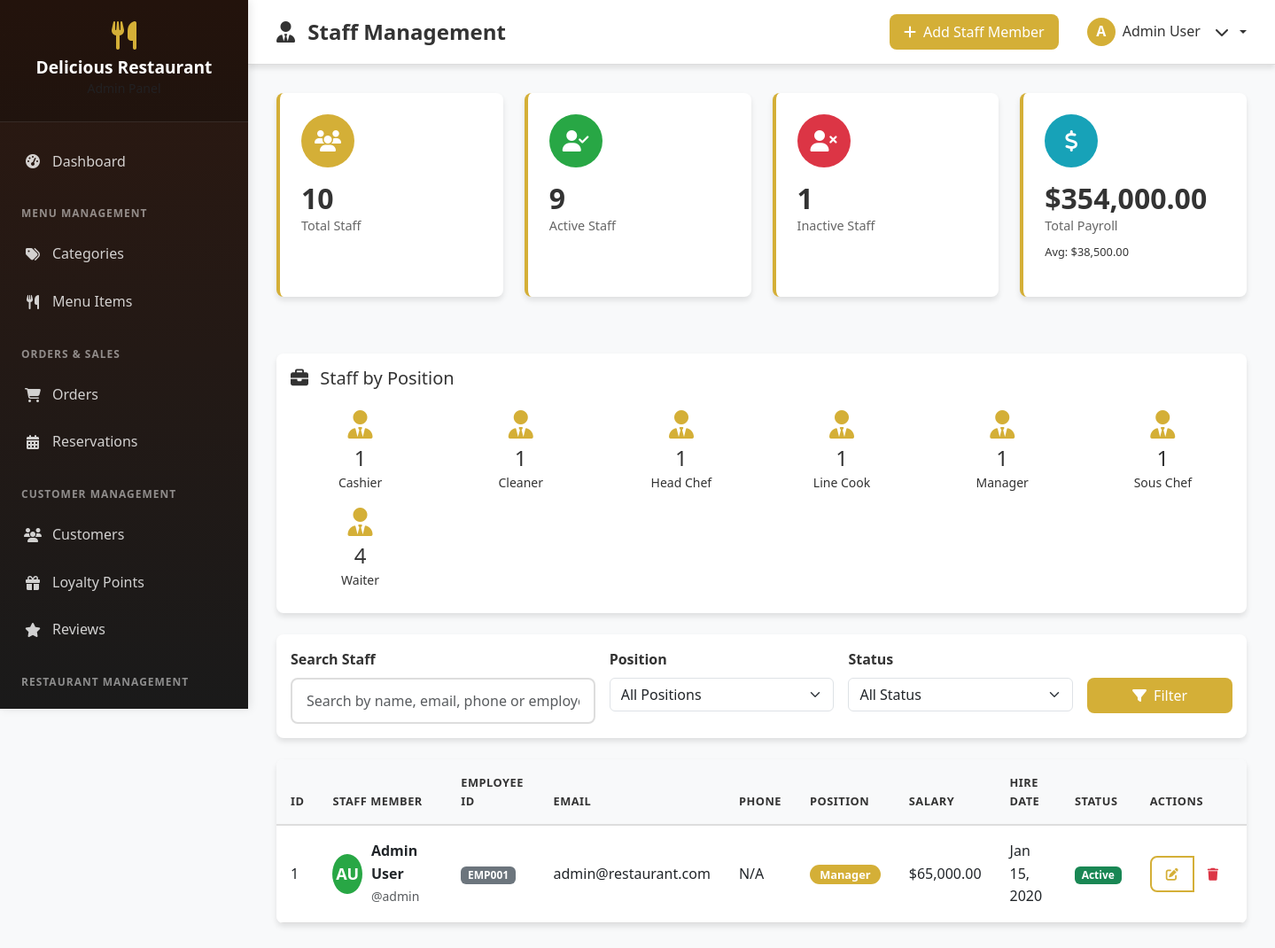
The page /admin/staff.php (signed in) on the database its author committed.
### tables this page shows
CREATE TABLE staff (
    id INT PRIMARY KEY AUTO_INCREMENT,
    user_id INT NOT NULL,
    employee_id VARCHAR(20) UNIQUE NOT NULL,
    position VARCHAR(50) NOT NULL,
    hire_date DATE NOT NULL,
    salary DECIMAL(10,2),
    is_active BOOLEAN DEFAULT TRUE,
    created_at TIMESTAMP DEFAULT CURRENT_TIMESTAMP,
    FOREIGN KEY (user_id) REFERENCES users(id) ON DELETE CASCADE
);

CREATE TABLE users (
    id INT PRIMARY KEY AUTO_INCREMENT,
    username VARCHAR(50) UNIQUE NOT NULL,
    email VARCHAR(100) UNIQUE NOT NULL,
    password_hash VARCHAR(255) NOT NULL,
    first_name VARCHAR(50) NOT NULL,
    last_name VARCHAR(50) NOT NULL,
    phone VARCHAR(20),
    user_type ENUM('admin', 'customer') NOT NULL DEFAULT 'customer',
    is_active BOOLEAN DEFAULT TRUE,
    created_at TIMESTAMP DEFAULT CURRENT_TIMESTAMP,
    updated_at TIMESTAMP DEFAULT CURRENT_TIMESTAMP ON UPDATE CURRENT_TIMESTAMP
);

### includes/config.php (called while the page is built, shortened)
<?php
function formatPrice($price) {
    return '$' . number_format((float)$price, 2);
}
?>

### admin/staff.php (the view, shortened to what this page needs)
<?php
require_once '../includes/config.php';
$conn = getDBConnection();
$search = $_GET['search'] ?? '';
$query = "
    SELECT u.*, s.employee_id, s.position, s.salary, s.hire_date, s.is_active
    FROM users u
    JOIN staff s ON u.id = s.user_id
    WHERE 1=1
";
$params = [];
$query .= " ORDER BY s.hire_date DESC";
$stmt = $conn->prepare($query);
$stmt->execute($params);
$staff_members = $stmt->fetchAll();
$stats_stmt = $conn->query("
    SELECT
        COUNT(*) as total_staff,
        SUM(CASE WHEN is_active = 1 THEN 1 ELSE 0 END) as active_staff,
        SUM(CASE WHEN is_active = 0 THEN 1 ELSE 0 END) as inactive_staff,
        AVG(salary) as avg_salary,
        SUM(CASE WHEN is_active = 1 THEN salary ELSE 0 END) as total_payroll
    FROM staff
");
$stats = $stats_stmt->fetch();
$positions_stmt = $conn->query("
    SELECT position, COUNT(*) as count
    FROM staff
    GROUP BY position
");
$position_distribution = $positions_stmt->fetchAll(PDO::FETCH_KEY_PAIR);
?>
<!DOCTYPE html>
<html lang="en">
<head>
    <link href="https://cdn.jsdelivr.net/npm/bootstrap@5.3.0/dist/css/bootstrap.min.css" rel="stylesheet">
    <link href="https://cdnjs.cloudflare.com/ajax/libs/font-awesome/6.4.0/css/all.min.css" rel="stylesheet">
    <link href="../assets/css/admin.css" rel="stylesheet">
</head>
<body>
    <?php
    $header_actions = '
        <button class="btn btn-primary" onclick="openAddModal()">
            <i class="fas fa-plus me-2"></i>Add Staff Member
        </button>';
    ?>
    <div class="admin-wrapper">
        <?php include 'includes/sidebar.php'; ?>
        <div class="admin-content">
            <?php include 'includes/header.php'; ?>
            <main class="main-content">
                <div class="row mb-4">
                    <div class="col-lg-3 col-md-6 mb-3">
                        <div class="stats-card">
                            <div class="stats-icon primary">
                                <i class="fas fa-users"></i>
                            </div>
                            <h3 class="stats-number"><?php echo $stats['total_staff']; ?></h3>
                            <p class="stats-label">Total Staff</p>
                        </div>
                    </div>
                    <div class="col-lg-3 col-md-6 mb-3">
                        <div class="stats-card">
                            <div class="stats-icon success">
                                <i class="fas fa-user-check"></i>
                            </div>
                            <h3 class="stats-number"><?php echo $stats['active_staff']; ?></h3>
                            <p class="stats-label">Active Staff</p>
                        </div>
                    </div>
                    <div class="col-lg-3 col-md-6 mb-3">
                        <div class="stats-card">
                            <div class="stats-icon danger">
                                <i class="fas fa-user-times"></i>
                            </div>
                            <h3 class="stats-number"><?php echo $stats['inactive_staff']; ?></h3>
                            <p class="stats-label">Inactive Staff</p>
                        </div>
                    </div>
                    <div class="col-lg-3 col-md-6 mb-3">
                        <div class="stats-card">
                            <div class="stats-icon info">
                                <i class="fas fa-dollar-sign"></i>
                            </div>
                            <h3 class="stats-number"><?php echo formatPrice($stats['total_payroll']); ?></h3>
                            <p class="stats-label">Total Payroll</p>
                            <p class="stats-change">
                                Avg: <?php echo formatPrice($stats['avg_salary']); ?>
                            </p>
                        </div>
                    </div>
                </div>
                <div class="row mb-4">
                    <div class="col-12">
                        <div class="data-table">
                            <div class="p-3">
                                <h5 class="mb-3">
                                    <i class="fas fa-briefcase me-2"></i>
                                    Staff by Position
                                </h5>
                                <div class="row text-center">
                                    <?php if (!empty($position_distribution)): ?>
                                        <?php foreach ($position_distribution as $position => $count): ?>
                                            <div class="col-md-2 col-sm-4 col-6">
                                                <div class="p-2">
                                                    <i class="fas fa-user-tie fa-2x text-primary mb-2"></i>
                                                    <h4 class="mb-0"><?php echo $count; ?></h4>
                                                    <small><?php echo htmlspecialchars($position); ?></small>
                                                </div>
                                            </div>
                                        <?php endforeach; ?>
                                    <?php else: ?>
                                        <div class="col-12">
                                            <p class="text-muted">No staff members yet</p>
                                        </div>
                                    <?php endif; ?>
                                </div>
                            </div>
                        </div>
                    </div>
                </div>
                <div class="data-table mb-4">
                    <div class="p-3">
                        <form method="GET" class="row g-3">
                            <div class="col-md-4">
                                <label class="form-label">Search Staff</label>
                                <input type="text" name="search" class="form-control"
                                       placeholder="Search by name, email, phone or employee ID..."
                                       value="<?php echo htmlspecialchars($search); ?>">
                            </div>
                            <div class="col-md-3">
                                <label class="form-label">Position</label>
                                <select name="position" class="form-select">
                                    <option value="">All Positions</option>
                                </select>
                            </div>
                            <div class="col-md-3">
                                <label class="form-label">Status</label>
                                <select name="status" class="form-select">
                                    <option value="">All Status</option>
                                </select>
                            </div>
                            <div class="col-md-2">
                                <label class="form-label">&nbsp;</label>
                                <button type="submit" class="btn btn-primary w-100">
                                    <i class="fas fa-filter me-2"></i>Filter
                                </button>
                            </div>
                        </form>
                    </div>
                </div>
                <div class="data-table">
                    <div class="table-responsive">
                        <table class="table table-hover mb-0">
                            <thead>
                                <tr>
                                    <th>ID</th>
                                    <th>Staff Member</th>
                                    <th>Employee ID</th>
                                    <th>Email</th>
                                    <th>Phone</th>
                                    <th>Position</th>
                                    <th>Salary</th>
                                    <th>Hire Date</th>
                                    <th>Status</th>
                                    <th>Actions</th>
                                </tr>
                            </thead>
                            <tbody>
                                <?php if (!empty($staff_members)): ?>
                                    <?php foreach ($staff_members as $staff): ?>
                                        <?php
                                        $avatar_colors = ['#007bff', '#28a745', '#dc3545', '#ffc107', '#17a2b8', '#6f42c1'];
                                        $color = $avatar_colors[$staff['id'] % count($avatar_colors)];
                                        $initials = strtoupper(substr($staff['first_name'], 0, 1) . substr($staff['last_name'], 0, 1));
                                        ?>
                                        <tr>
                                            <td><?php echo $staff['id']; ?></td>
                                            <td>
                                                <div class="d-flex align-items-center">
                                                    <div class="staff-avatar" style="background-color: <?php echo $color; ?>">
                                                        <?php echo $initials; ?>
                                                    </div>
                                                    <div>
                                                        <strong><?php echo htmlspecialchars($staff['first_name'] . ' ' . $staff['last_name']); ?></strong>
                                                        <br>
                                                        <small class="text-muted">@<?php echo htmlspecialchars($staff['username']); ?></small>
                                                    </div>
                                                </div>
                                            </td>
                                            <td><span class="badge bg-secondary"><?php echo htmlspecialchars($staff['employee_id']); ?></span></td>
                                            <td><?php echo htmlspecialchars($staff['email']); ?></td>
                                            <td><?php echo htmlspecialchars($staff['phone'] ?? 'N/A'); ?></td>
                                            <td>
                                                <span class="badge bg-primary role-badge">
                                                    <?php echo htmlspecialchars($staff['position']); ?>
                                                </span>
                                            </td>
                                            <td><?php echo formatPrice($staff['salary']); ?></td>
                                            <td><?php echo date('M d, Y', strtotime($staff['hire_date'])); ?></td>
                                            <td>
                                                <?php if ($staff['is_active']): ?>
                                                    <span class="badge bg-success">Active</span>
                                                <?php else: ?>
                                                    <span class="badge bg-danger">Inactive</span>
                                                <?php endif; ?>
                                            </td>
                                            <td>
                                                <div class="btn-group btn-group-sm">
                                                    <button class="btn btn-outline-primary"
                                                            onclick='openEditModal(<?php echo json_encode($staff); ?>)'
                                                            title="Edit">
                                                        <i class="fas fa-edit"></i>
                                                    </button>
                                                    <button class="btn btn-outline-danger"
                                                            onclick="confirmDelete(<?php echo $staff['id']; ?>, '<?php echo htmlspecialchars($staff['first_name'] . ' ' . $staff['last_name']); ?>')"
                                                            title="Delete">
                                                        <i class="fas fa-trash"></i>
                                                    </button>
                                                </div>
                                            </td>
                                        </tr>
                                    <?php endforeach; ?>
                                <?php endif; ?>
                            </tbody>
                        </table>
                    </div>
                </div>
            </main>
        </div>
    </div>
</body>
</html>

### rows shown on the page
staff: user "1", user.last_name "AU", user.last_name "Admin User", user.username "admin", employee "EMP001", user.email "admin@restaurant.com", user.phone "N/A", position "Manager", salary "$65,000.00", hire_date "Jan 15, 2020", is_active "Active"

### other values the page prints
$page_title "Staff Management"
substr($_SESSION['admin_name'], 0, 1) "A"
$_SESSION['admin_name'] "Admin User"
$stats['total_staff'] "10"
$stats['active_staff'] "9"
$stats['inactive_staff'] "1"
formatPrice($stats['total_payroll']) "$354,000.00"
formatPrice($stats['avg_salary']) "$38,500.00"
$count "1"
$position "Cashier"
$position "Cleaner"
$position "Head Chef"
$position "Line Cook"
$position "Manager"
$position "Sous Chef"
